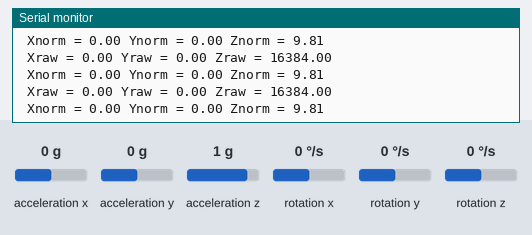
This sketch was run on a simulated Arduino Uno, built with avr-gcc and run on an emulated ATmega328P. Parts: the last lines printed to the serial monitor. Inputs (shaded band) come from the test bench; at power-on: acceleration x 0 g, acceleration y 0 g, acceleration z 1 g, rotation x 0 °/s, rotation y 0 °/s, rotation z 0 °/s.

Above: at 1.2 s.
1.3 s: acceleration x set to -1.4 g
At 1.9 s:
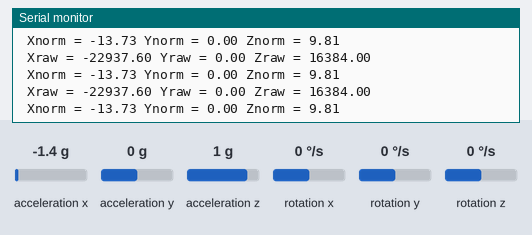
4.3 s: acceleration y set to -0.8 g
At 5.1 s:
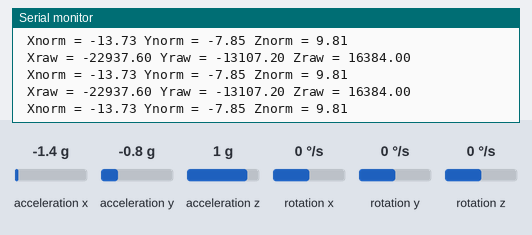
7.3 s: acceleration z set to 0 g
At 8.4 s:
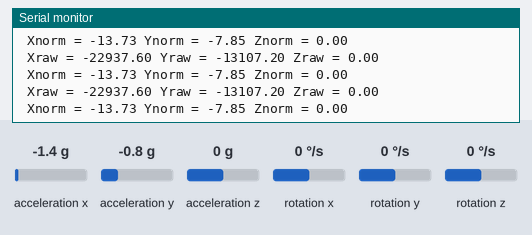
10.3 s: acceleration z set to 0.8 g
At 11.2 s:
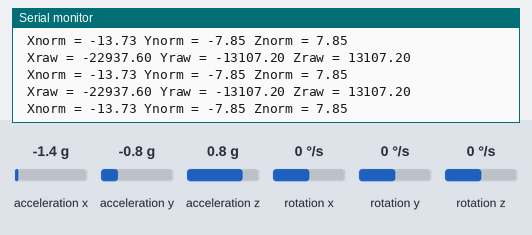
13.3 s: acceleration x set to 0 g
At 14.3 s:
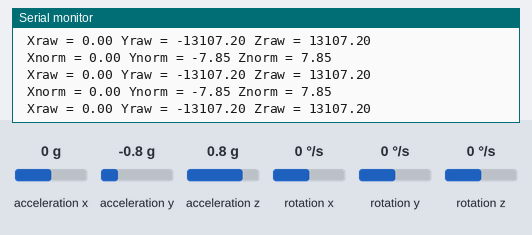
16.3 s: acceleration y set to -1.4 g
At 17.3 s:
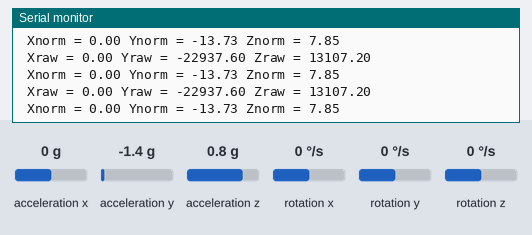
Timing chart, 0 to 19.3 s (numbered marks = the images above; inputs shaded):
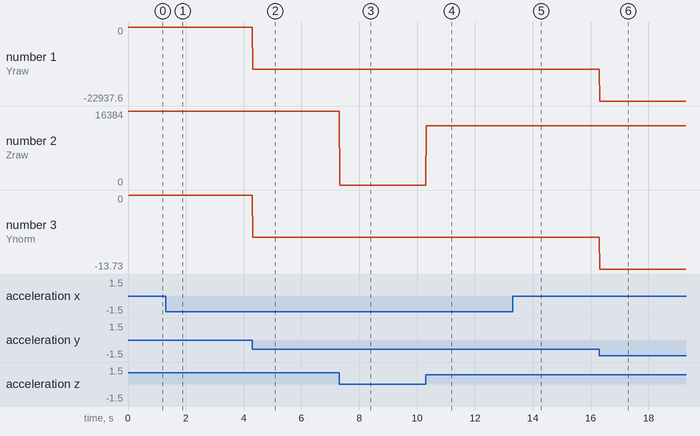

Measured:
- after the input at 1.3 s, the serial monitor: prints a new line at once (image 1)
- after the input at 4.3 s, the serial monitor: prints a new line at once (image 2)
- after the input at 7.3 s, the serial monitor: prints a new line at once (image 3)
- after the input at 10.3 s, the serial monitor: prints a new line at once (image 4)
- after the input at 13.3 s, the serial monitor: prints a new line at once (image 5)
- after the input at 16.3 s, the serial monitor: prints a new line at once (image 6)
- plotted number 1: 0 → -13107.2 after the input at 4.3 s, -13107.2 → -22937.6 after the input at 16.3 s
- plotted number 2: 0 → 13107.2 after the input at 10.3 s

The sketch:

accelCode.ino
```cpp
// TROUBLESHOOTING ACCELEROMETER

#include <Wire.h>
#include <MPU6050.h>

MPU6050 mpu;

void setup()
{
  Serial.begin(115200);

  Serial.println("Initialize MPU6050");

  while(!mpu.begin(MPU6050_SCALE_2000DPS, MPU6050_RANGE_2G))
  {
    Serial.println("Could not find a valid MPU6050 sensor, check wiring!");
    delay(500);
  }

  // If you want, you can set accelerometer offsets
  // mpu.setAccelOffsetX();
  // mpu.setAccelOffsetY();
  // mpu.setAccelOffsetZ();

  checkSettings();
}

void checkSettings()
{
  Serial.println();

  Serial.print(" * Sleep Mode:            ");
  Serial.println(mpu.getSleepEnabled() ? "Enabled" : "Disabled");

  Serial.print(" * Clock Source:          ");
  switch(mpu.getClockSource())
  {
    case MPU6050_CLOCK_KEEP_RESET:     Serial.println("Stops the clock and keeps the timing generator in reset"); break;
    case MPU6050_CLOCK_EXTERNAL_19MHZ: Serial.println("PLL with external 19.2MHz reference"); break;
    case MPU6050_CLOCK_EXTERNAL_32KHZ: Serial.println("PLL with external 32.768kHz reference"); break;
    case MPU6050_CLOCK_PLL_ZGYRO:      Serial.println("PLL with Z axis gyroscope reference"); break;
    case MPU6050_CLOCK_PLL_YGYRO:      Serial.println("PLL with Y axis gyroscope reference"); break;
    case MPU6050_CLOCK_PLL_XGYRO:      Serial.println("PLL with X axis gyroscope reference"); break;
    case MPU6050_CLOCK_INTERNAL_8MHZ:  Serial.println("Internal 8MHz oscillator"); break;
  }

  Serial.print(" * Accelerometer:         ");
  switch(mpu.getRange())
  {
    case MPU6050_RANGE_16G:            Serial.println("+/- 16 g"); break;
    case MPU6050_RANGE_8G:             Serial.println("+/- 8 g"); break;
    case MPU6050_RANGE_4G:             Serial.println("+/- 4 g"); break;
    case MPU6050_RANGE_2G:             Serial.println("+/- 2 g"); break;
  }

  Serial.print(" * Accelerometer offsets: ");
  Serial.print(mpu.getAccelOffsetX());
  Serial.print(" / ");
  Serial.print(mpu.getAccelOffsetY());
  Serial.print(" / ");
  Serial.println(mpu.getAccelOffsetZ());

  Serial.println();
}

void loop()
{
  Vector rawAccel = mpu.readRawAccel();
  Vector normAccel = mpu.readNormalizeAccel();

  Serial.print(" Xraw = ");
  Serial.print(rawAccel.XAxis);
  Serial.print(" Yraw = ");
  Serial.print(rawAccel.YAxis);
  Serial.print(" Zraw = ");

  Serial.println(rawAccel.ZAxis);
  Serial.print(" Xnorm = ");
  Serial.print(normAccel.XAxis);
  Serial.print(" Ynorm = ");
  Serial.print(normAccel.YAxis);
  Serial.print(" Znorm = ");
  Serial.println(normAccel.ZAxis);

  delay(10);
}
```

DecToBin.c
```cpp
// TESTING DECIMAL TO BINARY CONVERSION


#include <stdio.h>


int main()
{
	int TOTAL [6];
	int score = 28;
	int one = score % 10;
	int ten = score / 10;
	int ones[4];
	int tens[4];

	if(score==0){printf("0");}
	else{

	int i = 0;
	int q = 0;

	for (i=0;i<4;i++){
		ones[i] = one % 2;
		one /= 2;
	}

	for (q=0;q<4;q++){
		tens[q] = ten % 2;
		ten /= 2;
	}


		TOTAL[5] = ones[0];
		TOTAL[4] = ones[1];
		TOTAL[3] = ones[2];
		TOTAL[2] = ones[3];
		TOTAL[1] = tens[0];
		TOTAL[0] = tens[1];

	for (int j = 0; j <= 5; j++)
		printf("%d",TOTAL[j]);

	}

	return 0;
}
```
